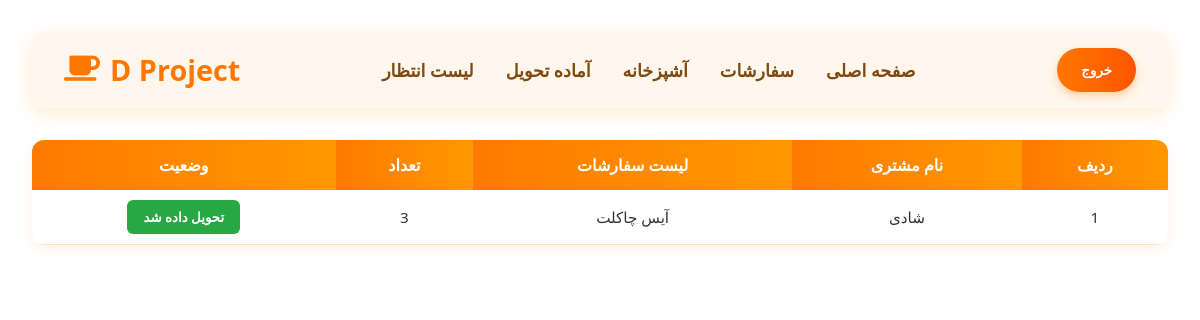
Screenshot of /delivery/list/ (signed in) with the database file from the repository.
### orders/models.py (models this page shows, shortened)
class Order(models.Model):
    ORDER_STATUS = (
        ('ثبت شده' , 'ثبت شده'),
        ('در حال تهیه', 'در حال تهیه'),
        ('تهیه شده', 'تهیه شده'),
        ('تحویل داده شد', 'تحویل داده شد'),
    )
    user = models.ForeignKey(User, on_delete=models.CASCADE)
    name = models.CharField(max_length=100)
    phone_number = models.CharField(max_length=20)
    table = models.PositiveIntegerField()
    status = models.CharField(choices=ORDER_STATUS, max_length=20 , default=ORDER_STATUS[0][0])
    created_at = models.DateTimeField(auto_now_add=True)

class OrderItem(models.Model):
    order = models.ForeignKey(Order, on_delete=models.CASCADE, related_name='order_items')
    menu = models.ForeignKey(Menu, on_delete=models.CASCADE)
    count = models.PositiveIntegerField()

### main/models.py (models this page shows, shortened)
class Menu(models.Model):
    name = models.CharField(max_length=100)
    category = models.ForeignKey('Category', on_delete=models.CASCADE)
    price = models.PositiveIntegerField()
    image = models.ImageField(upload_to='menu/images/')

### delivery/views.py (the view)
# urls.py: path('list/' , views.delivery_list , name='delivery_list'),
@login_required(login_url='accounts:login')
def delivery_list(request):
    if request.user.is_admin:
        orders = Order.objects.filter(status=Order.ORDER_STATUS[2][0])
    else:
        orders = Order.objects.filter(status=Order.ORDER_STATUS[2][0])
    return render(request, 'delivery/list.html',
                  {'orders': orders})

### delivery/templates/delivery/list.html (shortened to what this page needs)
{% extends 'base.html' %}
{% load static %}
{% load jalali_tags %}
{% block css %}
    <link rel="stylesheet" href="{% static 'delivery/list.css' %}">
{% endblock %}
{% block body %}
    <table class="table" dir="rtl">
        <thead>
        <tr>
            <th>ردیف</th>
            <th>نام مشتری</th>
            <th>لیست سفارشات</th>
            <th>تعداد</th>
            <th>وضعیت</th>
        </tr>
        </thead>
        <tbody>
        {% for order in orders %}
            <tr>
                <td>{{ forloop.counter }}</td>
                <td>{{ order.name }}</td>
                <td>
                    {% for item in order.order_items.all %}
                        {{ item.menu.name }}<br>
                    {% endfor %}
                </td>
                <td>
                    {% for item in order.order_items.all %}
                        {{ item.count }}<br>
                    {% endfor %}
                </td>
                <td>
                    <form method="post" action="{% url 'delivery:change_delivery_status' order.id %}">
                        <button type="submit" class="btn-green">تحویل داده شد</button>
                    </form>
                </td>
            </tr>
        {% endfor %}
        </tbody>
    </table>
{% endblock %}

### static/base.css (style rules this page uses)
* { margin: 0; padding: 0; box-sizing: border-box; font-family: 'Segoe UI', Tahoma, Geneva, Verdana, sans-serif; }
body { min-height: 100vh; display: flex; flex-direction: column; align-items: center; padding: 2rem; }

### delivery/static/delivery/list.css (style rules this page uses)
.table { width: 100%; border-collapse: collapse; margin-top: 20px; direction: rtl; background: #ffffff; box-shadow: 0 4px 12px rgba(255, 102, 0, 0.1); border-radius: 12px; overflow: hidden; }
.table th { background: linear-gradient(90deg, #ff7a00, #ff9800); color: white; padding: 14px; font-size: 1rem; text-align: center; }
.table td { padding: 12px; border-bottom: 1px solid #ffe0b2; text-align: center; color: #333; font-size: 0.95rem; }
.table td:last-child { font-weight: bold; padding: 10px; }
.table td:last-child::before { font-size: 0.8rem; }
.table td:last-child { color: #e65100; }
.btn-green { background-color: #28a745; color: white; border: none; padding: 8px 16px; border-radius: 6px; cursor: pointer; font-weight: bold; transition: background-color 0.2s ease; }

### rows the page displays
Order: name "شادی"
OrderItem: menu.name "آیس چاکلت", count "3"
